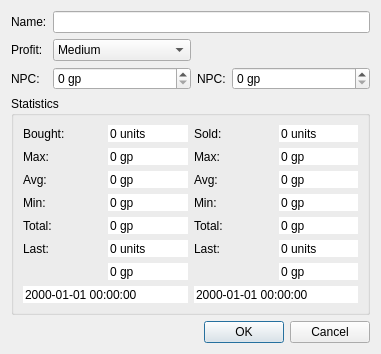
<?xml version="1.0" encoding="UTF-8"?>
<ui version="4.0">
 <class>item_editor_dialog</class>
 <widget class="QDialog" name="item_editor_dialog">
  <property name="geometry">
   <rect>
    <x>0</x>
    <y>0</y>
    <width>381</width>
    <height>352</height>
   </rect>
  </property>
  <property name="windowTitle">
   <string>Item</string>
  </property>
  <layout class="QGridLayout" name="gridLayout">
   <item row="2" column="3">
    <widget class="localized_spin_box" name="sbSellNPC">
     <property name="sizePolicy">
      <sizepolicy hsizetype="MinimumExpanding" vsizetype="Fixed">
       <horstretch>0</horstretch>
       <verstretch>0</verstretch>
      </sizepolicy>
     </property>
     <property name="suffix">
      <string> gp</string>
     </property>
     <property name="maximum">
      <number>2147483647</number>
     </property>
    </widget>
   </item>
   <item row="3" column="0" colspan="4">
    <widget class="QGroupBox" name="groupBox">
     <property name="title">
      <string>Statistics</string>
     </property>
     <layout class="QGridLayout" name="gridLayout_2">
      <item row="3" column="0">
       <widget class="QLabel" name="lbBuyMin">
        <property name="text">
         <string>Min:</string>
        </property>
        <property name="buddy">
         <cstring>sbBuyMin</cstring>
        </property>
       </widget>
      </item>
      <item row="3" column="1">
       <widget class="localized_spin_box" name="sbBuyMin">
        <property name="frame">
         <bool>false</bool>
        </property>
        <property name="readOnly">
         <bool>true</bool>
        </property>
        <property name="buttonSymbols">
         <enum>QAbstractSpinBox::NoButtons</enum>
        </property>
        <property name="suffix">
         <string> gp</string>
        </property>
        <property name="maximum">
         <number>2147483647</number>
        </property>
       </widget>
      </item>
      <item row="3" column="2">
       <widget class="QLabel" name="lbSellMin">
        <property name="text">
         <string>Min:</string>
        </property>
        <property name="buddy">
         <cstring>sbSellMin</cstring>
        </property>
       </widget>
      </item>
      <item row="4" column="1">
       <widget class="localized_spin_box" name="sbTotalBought">
        <property name="frame">
         <bool>false</bool>
        </property>
        <property name="readOnly">
         <bool>true</bool>
        </property>
        <property name="buttonSymbols">
         <enum>QAbstractSpinBox::NoButtons</enum>
        </property>
        <property name="suffix">
         <string> gp</string>
        </property>
        <property name="maximum">
         <number>2147483647</number>
        </property>
       </widget>
      </item>
      <item row="1" column="1">
       <widget class="localized_spin_box" name="sbBuyMax">
        <property name="frame">
         <bool>false</bool>
        </property>
        <property name="readOnly">
         <bool>true</bool>
        </property>
        <property name="buttonSymbols">
         <enum>QAbstractSpinBox::NoButtons</enum>
        </property>
        <property name="suffix">
         <string> gp</string>
        </property>
        <property name="maximum">
         <number>2147483647</number>
        </property>
       </widget>
      </item>
      <item row="1" column="2">
       <widget class="QLabel" name="lbSellMax">
        <property name="text">
         <string>Max:</string>
        </property>
        <property name="buddy">
         <cstring>sbSellMax</cstring>
        </property>
       </widget>
      </item>
      <item row="2" column="0">
       <widget class="QLabel" name="lbBuyAvg">
        <property name="text">
         <string>Avg:</string>
        </property>
        <property name="buddy">
         <cstring>sbBuyAvg</cstring>
        </property>
       </widget>
      </item>
      <item row="0" column="3">
       <widget class="localized_spin_box" name="sbSold">
        <property name="frame">
         <bool>false</bool>
        </property>
        <property name="readOnly">
         <bool>true</bool>
        </property>
        <property name="buttonSymbols">
         <enum>QAbstractSpinBox::NoButtons</enum>
        </property>
        <property name="suffix">
         <string> units</string>
        </property>
        <property name="maximum">
         <number>2147483647</number>
        </property>
       </widget>
      </item>
      <item row="0" column="0">
       <widget class="QLabel" name="lbBought">
        <property name="text">
         <string>Bought:</string>
        </property>
        <property name="buddy">
         <cstring>sbBought</cstring>
        </property>
       </widget>
      </item>
      <item row="0" column="2">
       <widget class="QLabel" name="lbSold">
        <property name="text">
         <string>Sold:</string>
        </property>
        <property name="buddy">
         <cstring>sbSold</cstring>
        </property>
       </widget>
      </item>
      <item row="1" column="0">
       <widget class="QLabel" name="lbBuyMax">
        <property name="text">
         <string>Max:</string>
        </property>
        <property name="buddy">
         <cstring>sbBuyMax</cstring>
        </property>
       </widget>
      </item>
      <item row="0" column="1">
       <widget class="localized_spin_box" name="sbBought">
        <property name="frame">
         <bool>false</bool>
        </property>
        <property name="readOnly">
         <bool>true</bool>
        </property>
        <property name="buttonSymbols">
         <enum>QAbstractSpinBox::NoButtons</enum>
        </property>
        <property name="suffix">
         <string> units</string>
        </property>
        <property name="maximum">
         <number>2147483647</number>
        </property>
       </widget>
      </item>
      <item row="3" column="3">
       <widget class="localized_spin_box" name="sbSellMin">
        <property name="frame">
         <bool>false</bool>
        </property>
        <property name="readOnly">
         <bool>true</bool>
        </property>
        <property name="buttonSymbols">
         <enum>QAbstractSpinBox::NoButtons</enum>
        </property>
        <property name="suffix">
         <string> gp</string>
        </property>
        <property name="maximum">
         <number>2147483647</number>
        </property>
       </widget>
      </item>
      <item row="4" column="0">
       <widget class="QLabel" name="lbTotalBought">
        <property name="text">
         <string>Total:</string>
        </property>
        <property name="buddy">
         <cstring>sbTotalBought</cstring>
        </property>
       </widget>
      </item>
      <item row="1" column="3">
       <widget class="localized_spin_box" name="sbSellMax">
        <property name="frame">
         <bool>false</bool>
        </property>
        <property name="readOnly">
         <bool>true</bool>
        </property>
        <property name="buttonSymbols">
         <enum>QAbstractSpinBox::NoButtons</enum>
        </property>
        <property name="suffix">
         <string> gp</string>
        </property>
        <property name="maximum">
         <number>2147483647</number>
        </property>
       </widget>
      </item>
      <item row="4" column="3">
       <widget class="localized_spin_box" name="sbTotalSold">
        <property name="frame">
         <bool>false</bool>
        </property>
        <property name="readOnly">
         <bool>true</bool>
        </property>
        <property name="buttonSymbols">
         <enum>QAbstractSpinBox::NoButtons</enum>
        </property>
        <property name="suffix">
         <string> gp</string>
        </property>
        <property name="maximum">
         <number>2147483647</number>
        </property>
       </widget>
      </item>
      <item row="5" column="0">
       <widget class="QLabel" name="lbLastBought">
        <property name="text">
         <string>Last:</string>
        </property>
        <property name="buddy">
         <cstring>dtLastBought</cstring>
        </property>
       </widget>
      </item>
      <item row="5" column="1">
       <widget class="localized_spin_box" name="sbLastBought">
        <property name="frame">
         <bool>false</bool>
        </property>
        <property name="readOnly">
         <bool>true</bool>
        </property>
        <property name="buttonSymbols">
         <enum>QAbstractSpinBox::NoButtons</enum>
        </property>
        <property name="suffix">
         <string> units</string>
        </property>
        <property name="maximum">
         <number>2147483647</number>
        </property>
       </widget>
      </item>
      <item row="5" column="2">
       <widget class="QLabel" name="lbLastSold">
        <property name="text">
         <string>Last:</string>
        </property>
        <property name="buddy">
         <cstring>dtLastSold</cstring>
        </property>
       </widget>
      </item>
      <item row="5" column="3">
       <widget class="localized_spin_box" name="sbLastSold">
        <property name="frame">
         <bool>false</bool>
        </property>
        <property name="readOnly">
         <bool>true</bool>
        </property>
        <property name="buttonSymbols">
         <enum>QAbstractSpinBox::NoButtons</enum>
        </property>
        <property name="suffix">
         <string> units</string>
        </property>
        <property name="maximum">
         <number>2147483647</number>
        </property>
       </widget>
      </item>
      <item row="2" column="2">
       <widget class="QLabel" name="lbSellAvg">
        <property name="text">
         <string>Avg:</string>
        </property>
        <property name="buddy">
         <cstring>sbSellAvg</cstring>
        </property>
       </widget>
      </item>
      <item row="2" column="3">
       <widget class="localized_spin_box" name="sbSellAvg">
        <property name="frame">
         <bool>false</bool>
        </property>
        <property name="readOnly">
         <bool>true</bool>
        </property>
        <property name="buttonSymbols">
         <enum>QAbstractSpinBox::NoButtons</enum>
        </property>
        <property name="suffix">
         <string> gp</string>
        </property>
        <property name="maximum">
         <number>2147483647</number>
        </property>
       </widget>
      </item>
      <item row="4" column="2">
       <widget class="QLabel" name="lbTotalSold">
        <property name="text">
         <string>Total:</string>
        </property>
        <property name="buddy">
         <cstring>sbTotalSold</cstring>
        </property>
       </widget>
      </item>
      <item row="2" column="1">
       <widget class="localized_spin_box" name="sbBuyAvg">
        <property name="frame">
         <bool>false</bool>
        </property>
        <property name="readOnly">
         <bool>true</bool>
        </property>
        <property name="buttonSymbols">
         <enum>QAbstractSpinBox::NoButtons</enum>
        </property>
        <property name="suffix">
         <string> gp</string>
        </property>
        <property name="maximum">
         <number>2147483647</number>
        </property>
       </widget>
      </item>
      <item row="6" column="1">
       <widget class="localized_spin_box" name="sbLastTotalBought">
        <property name="frame">
         <bool>false</bool>
        </property>
        <property name="readOnly">
         <bool>true</bool>
        </property>
        <property name="buttonSymbols">
         <enum>QAbstractSpinBox::NoButtons</enum>
        </property>
        <property name="suffix">
         <string> gp</string>
        </property>
        <property name="maximum">
         <number>2147483647</number>
        </property>
       </widget>
      </item>
      <item row="6" column="3">
       <widget class="localized_spin_box" name="sbLastTotalSold">
        <property name="frame">
         <bool>false</bool>
        </property>
        <property name="readOnly">
         <bool>true</bool>
        </property>
        <property name="buttonSymbols">
         <enum>QAbstractSpinBox::NoButtons</enum>
        </property>
        <property name="suffix">
         <string> gp</string>
        </property>
        <property name="maximum">
         <number>2147483647</number>
        </property>
       </widget>
      </item>
      <item row="7" column="0" colspan="2">
       <widget class="QDateTimeEdit" name="dtLastBought">
        <property name="frame">
         <bool>false</bool>
        </property>
        <property name="readOnly">
         <bool>true</bool>
        </property>
        <property name="buttonSymbols">
         <enum>QAbstractSpinBox::NoButtons</enum>
        </property>
        <property name="currentSection">
         <enum>QDateTimeEdit::YearSection</enum>
        </property>
        <property name="displayFormat">
         <string>yyyy-MM-dd HH:mm:ss</string>
        </property>
       </widget>
      </item>
      <item row="7" column="2" colspan="2">
       <widget class="QDateTimeEdit" name="dtLastSold">
        <property name="frame">
         <bool>false</bool>
        </property>
        <property name="readOnly">
         <bool>true</bool>
        </property>
        <property name="buttonSymbols">
         <enum>QAbstractSpinBox::NoButtons</enum>
        </property>
        <property name="currentSection">
         <enum>QDateTimeEdit::YearSection</enum>
        </property>
        <property name="displayFormat">
         <string>yyyy-MM-dd HH:mm:ss</string>
        </property>
       </widget>
      </item>
     </layout>
    </widget>
   </item>
   <item row="4" column="2" colspan="2">
    <widget class="QDialogButtonBox" name="buttonBox">
     <property name="orientation">
      <enum>Qt::Horizontal</enum>
     </property>
     <property name="standardButtons">
      <set>QDialogButtonBox::Cancel|QDialogButtonBox::Ok</set>
     </property>
    </widget>
   </item>
   <item row="1" column="1">
    <widget class="QComboBox" name="cbProfit">
     <property name="currentIndex">
      <number>2</number>
     </property>
     <item>
      <property name="text">
       <string>Do not worth</string>
      </property>
      <property name="icon">
       <iconset resource="resources.qrc">
        <normaloff>:/img/do_not_worth.png</normaloff>:/img/do_not_worth.png</iconset>
      </property>
     </item>
     <item>
      <property name="text">
       <string>Bad</string>
      </property>
      <property name="icon">
       <iconset resource="resources.qrc">
        <normaloff>:/img/bad.png</normaloff>:/img/bad.png</iconset>
      </property>
     </item>
     <item>
      <property name="text">
       <string>Medium</string>
      </property>
      <property name="icon">
       <iconset resource="resources.qrc">
        <normaloff>:/img/medium.png</normaloff>:/img/medium.png</iconset>
      </property>
     </item>
     <item>
      <property name="text">
       <string>Good</string>
      </property>
      <property name="icon">
       <iconset resource="resources.qrc">
        <normaloff>:/img/good.png</normaloff>:/img/good.png</iconset>
      </property>
     </item>
     <item>
      <property name="text">
       <string>Excelent</string>
      </property>
      <property name="icon">
       <iconset resource="resources.qrc">
        <normaloff>:/img/excelent.png</normaloff>:/img/excelent.png</iconset>
      </property>
     </item>
    </widget>
   </item>
   <item row="2" column="0">
    <widget class="QLabel" name="lbBuyNPC">
     <property name="text">
      <string>NPC:</string>
     </property>
     <property name="buddy">
      <cstring>sbBuyNPC</cstring>
     </property>
    </widget>
   </item>
   <item row="0" column="0">
    <widget class="QLabel" name="lbName">
     <property name="text">
      <string>Name:</string>
     </property>
     <property name="buddy">
      <cstring>edName</cstring>
     </property>
    </widget>
   </item>
   <item row="0" column="1" colspan="3">
    <widget class="QLineEdit" name="edName"/>
   </item>
   <item row="1" column="0">
    <widget class="QLabel" name="label_8">
     <property name="text">
      <string>Profit:</string>
     </property>
     <property name="buddy">
      <cstring>cbProfit</cstring>
     </property>
    </widget>
   </item>
   <item row="2" column="2">
    <widget class="QLabel" name="lbSellNPC">
     <property name="text">
      <string>NPC:</string>
     </property>
     <property name="buddy">
      <cstring>sbSellNPC</cstring>
     </property>
    </widget>
   </item>
   <item row="2" column="1">
    <widget class="localized_spin_box" name="sbBuyNPC">
     <property name="sizePolicy">
      <sizepolicy hsizetype="MinimumExpanding" vsizetype="Fixed">
       <horstretch>0</horstretch>
       <verstretch>0</verstretch>
      </sizepolicy>
     </property>
     <property name="suffix">
      <string> gp</string>
     </property>
     <property name="maximum">
      <number>2147483647</number>
     </property>
    </widget>
   </item>
  </layout>
 </widget>
 <customwidgets>
  <customwidget>
   <class>localized_spin_box</class>
   <extends>QSpinBox</extends>
   <header>localized_spin_box.h</header>
  </customwidget>
 </customwidgets>
 <tabstops>
  <tabstop>edName</tabstop>
  <tabstop>cbProfit</tabstop>
  <tabstop>sbBuyNPC</tabstop>
  <tabstop>sbSellNPC</tabstop>
  <tabstop>sbBought</tabstop>
  <tabstop>sbBuyMax</tabstop>
  <tabstop>sbBuyAvg</tabstop>
  <tabstop>sbBuyMin</tabstop>
  <tabstop>sbTotalBought</tabstop>
  <tabstop>sbLastBought</tabstop>
  <tabstop>sbLastTotalBought</tabstop>
  <tabstop>dtLastBought</tabstop>
  <tabstop>sbSold</tabstop>
  <tabstop>sbSellMax</tabstop>
  <tabstop>sbSellAvg</tabstop>
  <tabstop>sbSellMin</tabstop>
  <tabstop>sbTotalSold</tabstop>
  <tabstop>sbLastSold</tabstop>
  <tabstop>sbLastTotalSold</tabstop>
  <tabstop>dtLastSold</tabstop>
 </tabstops>
 <resources>
  <include location="resources.qrc"/>
 </resources>
 <connections>
  <connection>
   <sender>buttonBox</sender>
   <signal>accepted()</signal>
   <receiver>item_editor_dialog</receiver>
   <slot>accept()</slot>
   <hints>
    <hint type="sourcelabel">
     <x>236</x>
     <y>313</y>
    </hint>
    <hint type="destinationlabel">
     <x>157</x>
     <y>210</y>
    </hint>
   </hints>
  </connection>
  <connection>
   <sender>buttonBox</sender>
   <signal>rejected()</signal>
   <receiver>item_editor_dialog</receiver>
   <slot>reject()</slot>
   <hints>
    <hint type="sourcelabel">
     <x>304</x>
     <y>313</y>
    </hint>
    <hint type="destinationlabel">
     <x>286</x>
     <y>210</y>
    </hint>
   </hints>
  </connection>
 </connections>
</ui>
